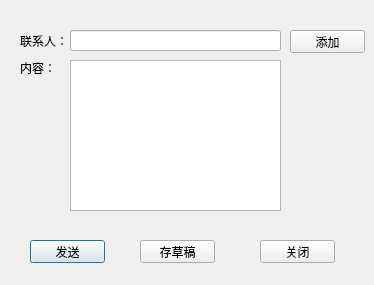
<?xml version="1.0" encoding="UTF-8"?>
<ui version="4.0">
 <class>NewMessage</class>
 <widget class="QDialog" name="NewMessage">
  <property name="geometry">
   <rect>
    <x>0</x>
    <y>0</y>
    <width>374</width>
    <height>285</height>
   </rect>
  </property>
  <property name="windowTitle">
   <string>Dialog</string>
  </property>
  <widget class="QPushButton" name="sendButton">
   <property name="geometry">
    <rect>
     <x>30</x>
     <y>240</y>
     <width>75</width>
     <height>23</height>
    </rect>
   </property>
   <property name="text">
    <string>发送</string>
   </property>
   <property name="shortcut">
    <string>Ctrl+Return</string>
   </property>
  </widget>
  <widget class="QLabel" name="label_2">
   <property name="geometry">
    <rect>
     <x>20</x>
     <y>60</y>
     <width>41</width>
     <height>16</height>
    </rect>
   </property>
   <property name="text">
    <string>内容：</string>
   </property>
  </widget>
  <widget class="QPushButton" name="closeButton">
   <property name="geometry">
    <rect>
     <x>260</x>
     <y>240</y>
     <width>75</width>
     <height>23</height>
    </rect>
   </property>
   <property name="text">
    <string>关闭</string>
   </property>
  </widget>
  <widget class="QTextEdit" name="textEdit">
   <property name="geometry">
    <rect>
     <x>70</x>
     <y>60</y>
     <width>211</width>
     <height>151</height>
    </rect>
   </property>
   <property name="horizontalScrollBarPolicy">
    <enum>Qt::ScrollBarAlwaysOff</enum>
   </property>
  </widget>
  <widget class="QLineEdit" name="lineEdit">
   <property name="geometry">
    <rect>
     <x>70</x>
     <y>30</y>
     <width>211</width>
     <height>21</height>
    </rect>
   </property>
  </widget>
  <widget class="QPushButton" name="addButton">
   <property name="geometry">
    <rect>
     <x>290</x>
     <y>30</y>
     <width>75</width>
     <height>23</height>
    </rect>
   </property>
   <property name="text">
    <string>添加</string>
   </property>
  </widget>
  <widget class="QLabel" name="label">
   <property name="geometry">
    <rect>
     <x>20</x>
     <y>30</y>
     <width>51</width>
     <height>21</height>
    </rect>
   </property>
   <property name="text">
    <string>联系人：</string>
   </property>
  </widget>
  <widget class="QPushButton" name="draftButton">
   <property name="geometry">
    <rect>
     <x>140</x>
     <y>240</y>
     <width>75</width>
     <height>23</height>
    </rect>
   </property>
   <property name="text">
    <string>存草稿</string>
   </property>
   <property name="shortcut">
    <string>Ctrl+S</string>
   </property>
  </widget>
 </widget>
 <resources/>
 <connections/>
</ui>
